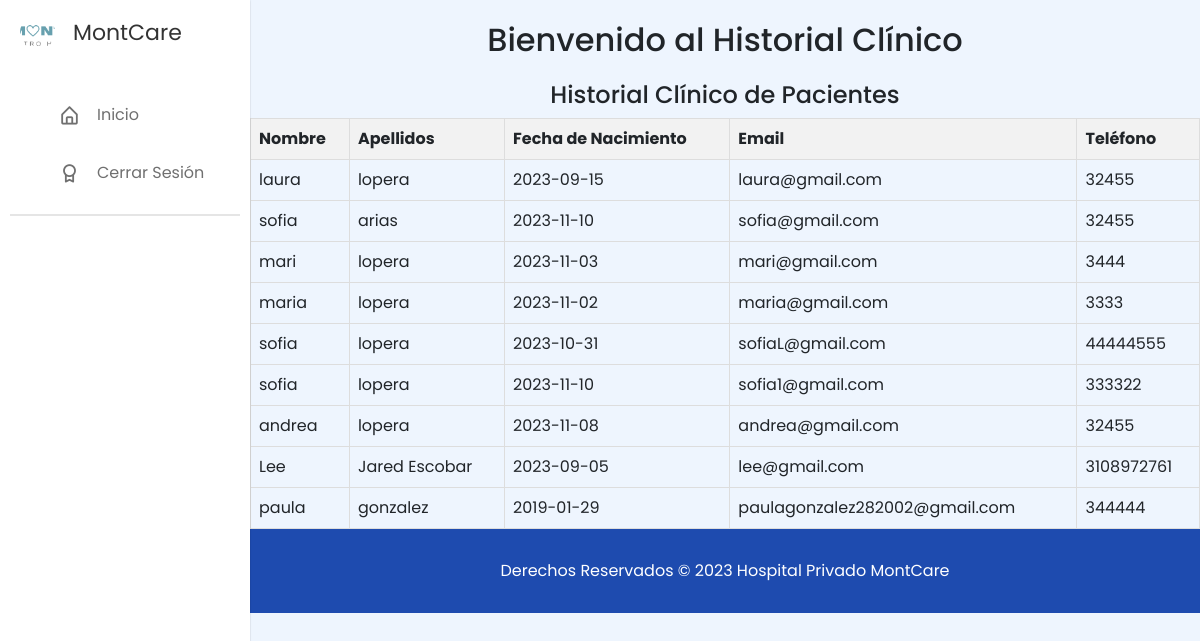
Before: /despues_ingreso_med.php (signed in) with the older database file.
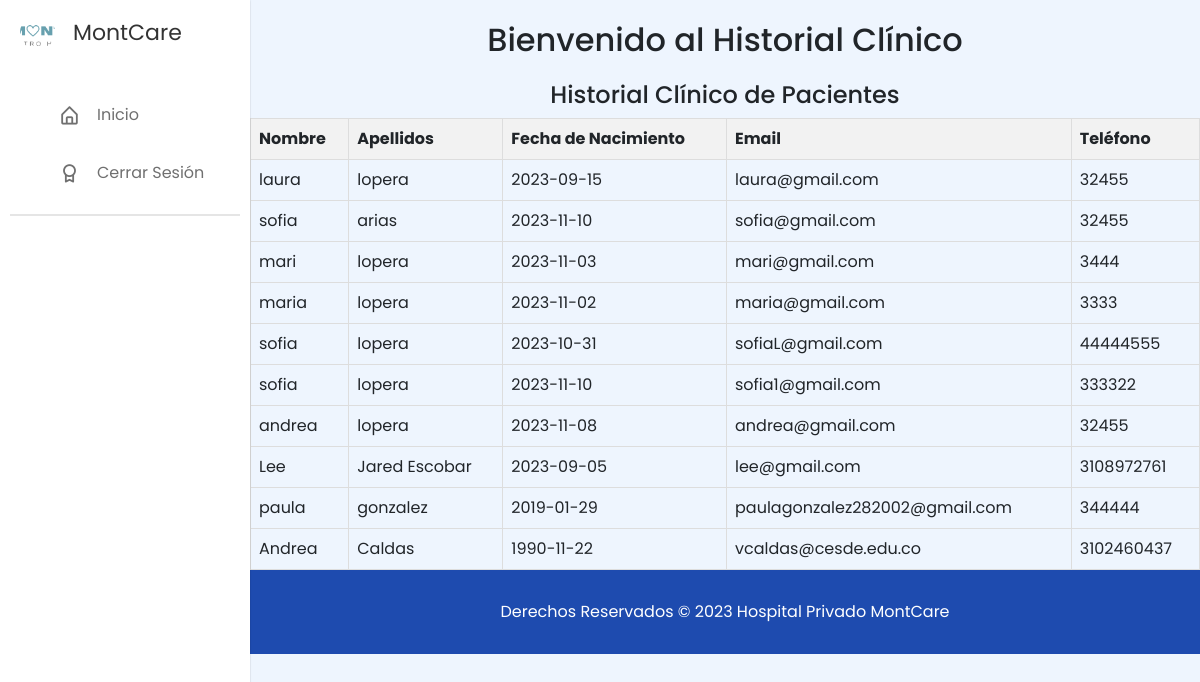
After: the same page with the newer database file.
### tables this page shows
CREATE TABLE `usuarios` (
  `id` int(11) NOT NULL,
  `tipo_id` varchar(50) NOT NULL,
  `num_id` varchar(50) NOT NULL,
  `nombre_completo` varchar(50) NOT NULL,
  `apellidos` varchar(50) NOT NULL,
  `fecha_nacimiento` date NOT NULL,
  `email` varchar(30) NOT NULL,
  `telefono` varchar(20) NOT NULL,
  `usuario` varchar(20) NOT NULL,
  `contrasena` varchar(30) NOT NULL,
  `confirm_contra` varchar(30) NOT NULL
);

### despues_ingreso_med.php (the view, shortened to what this page needs)
<!DOCTYPE html>
<html lang="es">
<head>
    <link rel="stylesheet" href="css/all.css" />
  <link rel="stylesheet" href="css/bootstrap.css" />
  <link rel="stylesheet" href="css/normalize.css">
  <link rel="stylesheet" href="https://cdnjs.cloudflare.com/ajax/libs/font-awesome/6.1.2/css/all.min.css" />
  <link rel="stylesheet" href="css/tratando.css">
  <link rel="stylesheet" href="css/estilos.css" />
  <link flex href="https://unpkg.com/boxicons@2.1.4/css/boxicons.min.css" rel="stylesheet" />
  <link rel="stylesheet" href="css/style.css">
</head>
<body>
<div class="container-1">
        <aside class="sidebar">
            <nav class="sidebar locked">
                <div class="logo_items flex">
                    <span class="nav_image">
                        <img src="imágenes/logo.png" alt="logo_img" />
                    </span>
                    <span class="logo_name">MontCare</span>
                </div>
                <div class="menu_container">
                    <div class="menu_items">
                        <ul class="menu_item">
                            <li class="item">
                                <a href="#" class="link flex">
                                    <i class="bx bx-home-alt"></i>
                                    <span>Inicio</span>
                                </a>
                            </li>
                            <li class="item">
                                <a href="php/cerrar_sesion.php" class="link flex">
                                    <i class="bx bx-award"></i>
                                    <span>Cerrar Sesión</span>
                                </a>
                            </li>
                        </ul>
                        <div class="sidebar_profile flex">
                        </div>
                    </div>
            </nav>
        </aside>
        <main class="content">
            <header>
        <h1>Bienvenido al Historial Clínico</h1>
    </header>
    <main>
        <section class="historial">
            <h4>Historial Clínico de Pacientes</h4>
            <?php
            include 'php/conexion_be.php';
            $sql = "SELECT * FROM usuarios";
            $result = $conexion->query($sql);
            if ($result->num_rows > 0) {
                echo '<table>';
                echo '<tr>
                        <th>Nombre</th>
                        <th>Apellidos</th>
                        <th>Fecha de Nacimiento</th>
                        <th>Email</th>
                        <th>Teléfono</th>
                    </tr>';
                while ($row = $result->fetch_assoc()) {
                    echo '<tr class="paciente" data-id="' . $row['id'] . '">';
                    echo '<td>' . $row['nombre_completo'] . '</td>';
                    echo '<td>' . $row['apellidos'] . '</td>';
                    echo '<td>' . $row['fecha_nacimiento'] . '</td>';
                    echo '<td>' . $row['email'] . '</td>';
                    echo '<td>' . $row['telefono'] . '</td>';
                    echo '</tr>';
                }
                echo '</table>';
            } else {
                echo 'No se encontraron pacientes en el historial.';
            }
            ?>
        </section>
    </main>
    <footer>
    <p>Derechos Reservados &copy; 2023 Hospital Privado MontCare</p>
  </footer>
        </main>
    </div>
</body>
</html>

### css/tratando.css (style rules this page uses)
header h1 { text-align: center; }
main section h4 { text-align: center; }

### css/estilos.css (style rules this page uses)
p { margin-top: 20px; }
a { text-decoration: none; }
footer { background-color: #1E4BAF; color: white; text-align: center; padding: 20px 0; width: 100%; }
footer p { margin: 10px 0; }

### css/style.css (style rules this page uses)
* { margin: 0; padding: 0; box-sizing: border-box; font-family: "Poppins", sans-serif; }
body { min-height: 100vh; background: #eef5fe; }
.flex { display: flex; align-items: center; }
.nav_image { display: flex; min-width: 55px; justify-content: center; }
.nav_image img { height: 35px; width: 35px; border-radius: 50%; object-fit: cover; size: 100% 100%; }
.sidebar { position: fixed; top: 0; left: 0; height: 100%; width: 270px; background: #fff; padding: 15px 10px; box-shadow: 0 0 2px rgba(0, 0, 0, 0.1); transition: all 0.4s ease; }
.logo_items { gap: 8px; }
.logo_name { font-size: 22px; color: #333; font-weight: 500px; transition: all 0.3s ease; }
.menu_container { display: flex; flex-direction: column; justify-content: space-between; margin-top: 40px; overflow-y: auto; height: calc(100% - 82px); }
.item { list-style: none; }
.link { text-decoration: none; border-radius: 8px; margin-bottom: 8px; color: #707070; }
.link span { white-space: nowrap; }
.link i { height: 50px; min-width: 55px; display: flex; font-size: 22px; align-items: center; justify-content: center; border-radius: 4px; }
.sidebar_profile { padding-top: -13px; margin-top: 1px; gap: 5px; border-top: 2px solid rgba(0, 0, 0, 0.1); }
.content { flex-grow: 1; width: 77%; margin-left: 250px; }
.container-1 { display: flex; }
.sidebar { width: 250px; }

### despues_ingreso_med.php (style rules this page uses)
table { border-collapse: collapse; width: 100%; }
th, td { border: 1px solid #dddddd; text-align: left; padding: 8px; }
th { background-color: #f2f2f2; }

Changed rows visible on the page:
added usuarios: nombre_completo "Andrea", apellidos "Caldas", fecha_nacimiento "1990-11-22", email "vcaldas@cesde.edu.co", telefono "3102460437"
